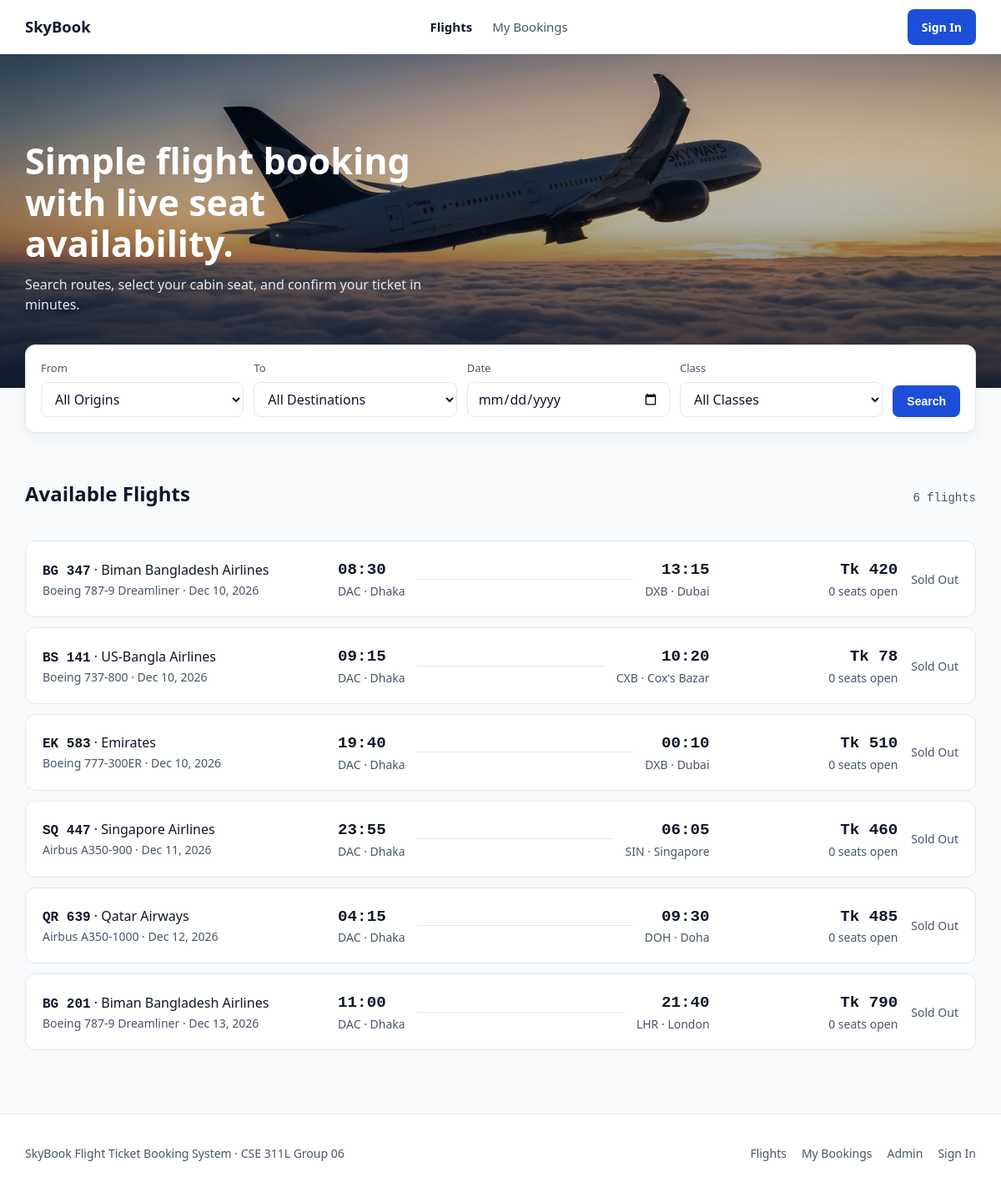
The page / on the database its author committed.
### tables this page shows
CREATE TABLE Flight (
  flight_id INT AUTO_INCREMENT PRIMARY KEY,
  flight_no VARCHAR(16) NOT NULL,
  airline_id INT NOT NULL,
  aircraft_id INT NOT NULL,
  origin_id INT NOT NULL,
  dest_id INT NOT NULL,
  departure_time DATETIME NOT NULL,
  arrival_time DATETIME NOT NULL,
  base_price DECIMAL(10,2) NOT NULL,
  CONSTRAINT fk_flight_airline  FOREIGN KEY (airline_id)  REFERENCES Airline(airline_id),
  CONSTRAINT fk_flight_aircraft FOREIGN KEY (aircraft_id) REFERENCES Aircraft(aircraft_id),
  CONSTRAINT fk_flight_origin   FOREIGN KEY (origin_id)   REFERENCES Airport(airport_id),
  CONSTRAINT fk_flight_dest     FOREIGN KEY (dest_id)     REFERENCES Airport(airport_id),
  CONSTRAINT chk_flight_route   CHECK (origin_id <> dest_id)
);

CREATE TABLE Airline (
  airline_id INT AUTO_INCREMENT PRIMARY KEY,
  name VARCHAR(120) NOT NULL,
  iata_code CHAR(2) NOT NULL UNIQUE,
  country VARCHAR(80) NOT NULL
);

CREATE TABLE Aircraft (
  aircraft_id INT AUTO_INCREMENT PRIMARY KEY,
  model VARCHAR(100) NOT NULL,
  total_seats INT NOT NULL,
  airline_id INT NOT NULL,
  CONSTRAINT fk_aircraft_airline FOREIGN KEY (airline_id) REFERENCES Airline(airline_id)
);

CREATE TABLE Airport (
  airport_id INT AUTO_INCREMENT PRIMARY KEY,
  name VARCHAR(160) NOT NULL,
  iata_code CHAR(3) NOT NULL UNIQUE,
  city VARCHAR(80) NOT NULL,
  country VARCHAR(80) NOT NULL
);

### config/db.php (called while the page is built, shortened)
<?php
function e(?string $value): string {
    return htmlspecialchars((string)$value, ENT_QUOTES, 'UTF-8');
}
function current_user(): ?array {
    return $_SESSION['user'] ?? null;
}

### index.php (the view, shortened to what this page needs)
<?php
require_once __DIR__ . '/config/db.php';
$activePage = 'flights';
$date     = trim($_GET['date'] ?? '');
$rawClass = trim($_GET['class'] ?? '');
$class    = in_array($rawClass, ['Economy', 'Business', 'First'], true) ? $rawClass : '';
$classMult = $class === 'First' ? 3.1 : ($class === 'Business' ? 1.85 : 1.0);
$sql = "
  SELECT f.flight_id, f.flight_no, f.departure_time, f.arrival_time, f.base_price,
         al.name AS airline_name, ac.model AS aircraft_model,
         o.iata_code AS origin_code, o.city AS origin_city,
         d.iata_code AS dest_code, d.city AS dest_city,
         SUM(CASE WHEN s.status = 'AVAILABLE' THEN 1 ELSE 0 END) AS open_seats
  FROM Flight f
  JOIN Airline al  ON f.airline_id = al.airline_id
  JOIN Aircraft ac ON f.aircraft_id = ac.aircraft_id
  JOIN Airport o   ON f.origin_id = o.airport_id
  JOIN Airport d   ON f.dest_id = d.airport_id
  LEFT JOIN Seat s ON s.flight_id = f.flight_id
       " . ($class !== '' ? "AND s.class = :seat_class" : "") . "
  WHERE 1 = 1
";
$params = [];
$sql .= " GROUP BY f.flight_id ORDER BY f.departure_time ASC";
$stmt = $pdo->prepare($sql);
$stmt->execute($params);
$flights = $stmt->fetchAll();
include __DIR__ . '/includes/header.php';
?>
<section class="hero-banner">
  <img src="images/skybook_banner.jpg" alt="Commercial passenger aircraft flying above clouds at sunrise" class="hero-bg">
  <div class="hero-scrim"></div>
  <div class="container hero-content">
    <h1>Simple flight booking with live seat availability.</h1>
    <p>Search routes, select your cabin seat, and confirm your ticket in minutes.</p>
  </div>
</section>
<div class="container search-wrapper">
  <form method="GET" action="index.php" class="search-box">
    <div class="field">
      <label for="origin_id">From</label>
      <select name="origin_id" id="origin_id">
        <option value="">All Origins</option>
      </select>
    </div>
    <div class="field">
      <label for="dest_id">To</label>
      <select name="dest_id" id="dest_id">
        <option value="">All Destinations</option>
      </select>
    </div>
    <div class="field">
      <label for="date">Date</label>
      <input type="date" name="date" id="date" value="<?= e($date) ?>">
    </div>
    <div class="field">
      <label for="class">Class</label>
      <select name="class" id="class">
        <option value="">All Classes</option>
      </select>
    </div>
    <button type="submit" class="btn btn-primary search-btn">Search</button>
  </form>
</div>
<section class="section">
  <div class="container">
    <div class="section-head">
      <h2>Available Flights</h2>
      <span class="muted mono"><?= count($flights) ?> flights</span>
    </div>
    <?php if (empty($flights)): ?>
      <div class="card empty-box">
        <p>No flights match your search filters.</p>
        <a href="index.php" class="btn btn-outline">Reset Search</a>
      </div>
    <?php else: ?>
      <div class="flight-list">
        <?php foreach ($flights as $f): ?>
          <article class="card flight-row">
            <div>
              <strong class="mono"><?= e($f['flight_no']) ?></strong> · <?= e($f['airline_name']) ?>
              <div class="muted"><?= e($f['aircraft_model']) ?> · <?= date('M d, Y', strtotime($f['departure_time'])) ?></div>
            </div>
            <div class="route-times">
              <div>
                <div class="time mono"><?= date('H:i', strtotime($f['departure_time'])) ?></div>
                <div class="muted"><?= e($f['origin_code']) ?> · <?= e($f['origin_city']) ?></div>
              </div>
              <div class="route-line"></div>
              <div class="text-right">
                <div class="time mono"><?= date('H:i', strtotime($f['arrival_time'])) ?></div>
                <div class="muted"><?= e($f['dest_code']) ?> · <?= e($f['dest_city']) ?></div>
              </div>
            </div>
            <div class="flight-action">
              <div class="text-right">
                <div class="price mono">Tk <?= number_format(round((float)$f['base_price'] * $classMult), 0) ?></div>
                <div class="muted"><?= (int)$f['open_seats'] ?> seats open</div>
              </div>
              <?php if ((int)$f['open_seats'] > 0): ?>
                <a href="seat_select.php?flight_id=<?= (int)$f['flight_id'] ?>" class="btn btn-primary">
                  Select Seat
                </a>
              <?php else: ?>
                <span class="muted">Sold Out</span>
              <?php endif; ?>
            </div>
          </article>
        <?php endforeach; ?>
      </div>
    <?php endif; ?>
  </div>
</section>
<?php include __DIR__ . '/includes/footer.php'; ?>

### includes/header.php (shortened to what this page needs)
<?php
$activePage  = $activePage ?? 'flights';
$currentUser = current_user();
?>
<!DOCTYPE html>
<html lang="en">
<head>
  <link rel="stylesheet" href="css/style.css">
</head>
<body>
  <header class="site-header">
    <div class="container nav-bar">
      <a href="index.php" class="brand">SkyBook</a>
      <nav class="nav-links">
        <a href="index.php" class="<?= $activePage === 'flights' ? 'active' : '' ?>">Flights</a>
        <a href="my_bookings.php" class="<?= $activePage === 'bookings' ? 'active' : '' ?>">My Bookings</a>
      </nav>
      <div>
        <?php if ($currentUser): ?>
          <form method="POST" action="logout.php" style="display:inline;">
            <input type="hidden" name="csrf_token" value="<?= e(csrf_token()) ?>">
            <button type="submit" class="btn btn-outline">
              <?= e($currentUser['full_name']) ?> · Sign Out
            </button>
          </form>
        <?php else: ?>
          <a href="login.php" class="btn btn-primary">Sign In</a>
        <?php endif; ?>
      </div>
    </div>
  </header>
  <main>

### includes/footer.php
  </main>
  <footer class="site-footer">
    <div class="container footer-row">
      <p>SkyBook Flight Ticket Booking System · CSE 311L Group 06</p>
      <div class="footer-links">
        <a href="index.php">Flights</a>
        <a href="my_bookings.php">My Bookings</a>
        <a href="admin.php">Admin</a>
        <a href="login.php">Sign In</a>
      </div>
    </div>
  </footer>
</body>
</html>

### css/style.css (style rules this page uses)
:root { --bg: #F8FAFC; --surface: #FFFFFF; --ink: #0F172A; --muted: #475569; --border: #E2E8F0; --accent: #1D4ED8; --accent-hover: #1E40AF; --danger: #B91C1C; }
* { box-sizing: border-box; }
body { margin: 0; background: var(--bg); color: var(--ink); font-family: system-ui, -apple-system, "Segoe UI", sans-serif; line-height: 1.5; }
.mono { font-family: ui-monospace, SFMono-Regular, Menlo, monospace; font-variant-numeric: tabular-nums; }
.muted { color: var(--muted); font-size: 0.875rem; }
.text-right { text-align: right; }
.container { max-width: 1180px; margin: 0 auto; padding: 0 20px; }
.site-header { background: var(--surface); border-bottom: 1px solid var(--border); position: sticky; top: 0; z-index: 20; }
.nav-bar { display: flex; align-items: center; justify-content: space-between; gap: 24px; height: 64px; }
.brand { font-weight: 800; font-size: 1.15rem; color: var(--ink); text-decoration: none; }
.nav-links { display: flex; gap: 24px; }
.nav-links a { text-decoration: none; color: var(--muted); font-size: 0.9375rem; font-weight: 500; }
.nav-links a:hover, .nav-links a.active { color: var(--ink); font-weight: 600; }
.btn { display: inline-flex; align-items: center; justify-content: center; padding: 10px 16px; border-radius: 8px; font-size: 0.875rem; font-weight: 600; border: 1px solid transparent; cursor: pointer; text-decoration: none; white-space: nowrap; }
.btn-primary { background: var(--accent); color: #fff; }
.hero-banner { position: relative; overflow: hidden; background: #0F172A; min-height: 400px; display: flex; align-items: flex-end; padding: 80px 0 88px; }
.hero-bg { position: absolute; inset: 0; width: 100%; height: 100%; object-fit: cover; object-position: center; }
.hero-scrim { position: absolute; inset: 0; background: linear-gradient(to top, rgba(15,23,42,0.82), rgba(15,23,42,0.32), rgba(15,23,42,0.12)); }
.hero-content { position: relative; z-index: 1; width: 100%; }
.hero-content h1 { margin: 0; color: #fff; font-size: clamp(1.85rem, 3.6vw, 3rem); max-width: 22ch; line-height: 1.15; }
.hero-content p { color: #E2E8F0; margin: 12px 0 0; max-width: 54ch; }
.search-wrapper { position: relative; z-index: 10; margin-top: -52px; }
.search-box { background: var(--surface); border: 1px solid var(--border); border-radius: 12px; padding: 18px; display: grid; grid-template-columns: repeat(4, 1fr) auto; gap: 12px; align-items: end; box-shadow: 0 4px 16px rgba(15, 23, 42, 0.06); }
.field { display: flex; flex-direction: column; gap: 6px; }
.field label { font-size: 0.8125rem; font-weight: 500; color: var(--muted); }
.field input, .field select { height: 42px; padding: 0 12px; border: 1px solid var(--border); border-radius: 8px; background: var(--surface); color: var(--ink); font: inherit; }
.section { padding: 36px 0; }
.section-head { display: flex; justify-content: space-between; align-items: baseline; margin-bottom: 18px; }
.card { background: var(--surface); border: 1px solid var(--border); border-radius: 12px; padding: 20px; }
.flight-list { display: flex; flex-direction: column; gap: 12px; }
.flight-row { display: grid; grid-template-columns: 1.2fr 1.6fr 1fr; gap: 20px; align-items: center; }
.route-times { display: flex; align-items: center; gap: 14px; }
.time { font-size: 1.2rem; font-weight: 700; }
.route-line { flex: 1; height: 1px; background: var(--border); }
.flight-action { display: flex; align-items: center; justify-content: flex-end; gap: 16px; }
.price { font-size: 1.2rem; font-weight: 700; }
.site-footer { border-top: 1px solid var(--border); background: var(--surface); padding: 22px 0; margin-top: 40px; }
.footer-row { display: flex; justify-content: space-between; align-items: center; gap: 16px; font-size: 0.875rem; color: var(--muted); }
.footer-links { display: flex; gap: 18px; }
.footer-links a { color: var(--muted); text-decoration: none; }

### rows shown on the page
flight: flight_no "BG 347", airline.name "Biman Bangladesh Airlines", aircraft.model "Boeing 787-9 Dreamliner", departure_time "Dec 10, 2026", departure_time "08:30", origin.iata_code "DAC", origin.city "Dhaka", arrival_time "13:15", dest.iata_code "DXB", dest.city "Dubai", (float)$f['base_price']*$classMult "420", open_seats "0"
flight: flight_no "BS 141", airline.name "US-Bangla Airlines", aircraft.model "Boeing 737-800", departure_time "Dec 10, 2026", departure_time "09:15", origin.iata_code "DAC", origin.city "Dhaka", arrival_time "10:20", dest.iata_code "CXB", dest.city "Cox's Bazar", (float)$f['base_price']*$classMult "78", open_seats "0"
flight: flight_no "EK 583", airline.name "Emirates", aircraft.model "Boeing 777-300ER", departure_time "Dec 10, 2026", departure_time "19:40", origin.iata_code "DAC", origin.city "Dhaka", arrival_time "00:10", dest.iata_code "DXB", dest.city "Dubai", (float)$f['base_price']*$classMult "510", open_seats "0"
flight: flight_no "SQ 447", airline.name "Singapore Airlines", aircraft.model "Airbus A350-900", departure_time "Dec 11, 2026", departure_time "23:55", origin.iata_code "DAC", origin.city "Dhaka", arrival_time "06:05", dest.iata_code "SIN", dest.city "Singapore", (float)$f['base_price']*$classMult "460", open_seats "0"
flight: flight_no "QR 639", airline.name "Qatar Airways", aircraft.model "Airbus A350-1000", departure_time "Dec 12, 2026", departure_time "04:15", origin.iata_code "DAC", origin.city "Dhaka", arrival_time "09:30", dest.iata_code "DOH", dest.city "Doha", (float)$f['base_price']*$classMult "485", open_seats "0"
flight: flight_no "BG 201", airline.name "Biman Bangladesh Airlines", aircraft.model "Boeing 787-9 Dreamliner", departure_time "Dec 13, 2026", departure_time "11:00", origin.iata_code "DAC", origin.city "Dhaka", arrival_time "21:40", dest.iata_code "LHR", dest.city "London", (float)$f['base_price']*$classMult "790", open_seats "0"

### other values the page prints
count($flights) "6"
